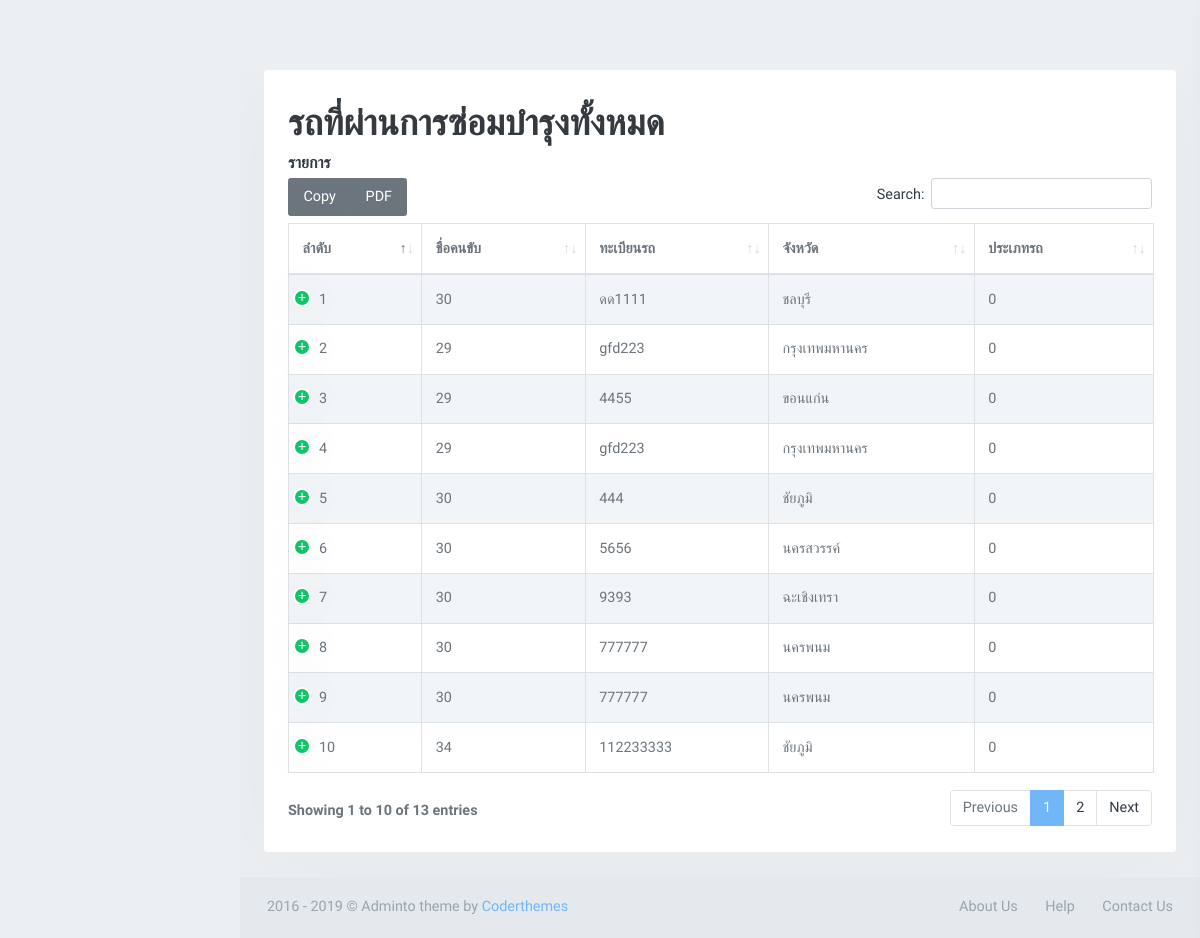
Screenshot of /foreman_maintenance_status.php with the database file from the repository.
### tables this page shows
CREATE TABLE `maintenance` (
  `id` int(3) NOT NULL,
  `detail` varchar(200) NOT NULL,
  `image` varchar(500) NOT NULL,
  `car_id` int(11) NOT NULL,
  `report_id` int(11) NOT NULL,
  `status` varchar(12) NOT NULL
);

CREATE TABLE `car_data` (
  `rec` int(11) NOT NULL,
  `car_id` varchar(30) NOT NULL,
  `car_name_cf` varchar(100) NOT NULL,
  `car_form` varchar(50) NOT NULL,
  `car_plate` varchar(50) NOT NULL,
  `car_province` varchar(100) NOT NULL,
  `car_licenseplatetail` varchar(100) NOT NULL,
  `car_insurance_company` varchar(100) NOT NULL,
  `dateRegis` varchar(50) NOT NULL,
  `dateExTax` varchar(50) NOT NULL,
  `dateExIns` varchar(50) NOT NULL,
  `company_id` varchar(20) NOT NULL,
  `user_update` varchar(30) NOT NULL,
  `car_status` int(5) NOT NULL DEFAULT '0',
  `date_add` datetime NOT NULL,
  `date_update` datetime NOT NULL
);

### foreman_maintenance_status.php (the view, shortened to what this page needs)
<!DOCTYPE html>
<html lang="th">
    <head>
        <link href="assets/libs/datatables/dataTables.bootstrap4.css" rel="stylesheet" type="text/css" />
        <link href="assets/libs/datatables/responsive.bootstrap4.css" rel="stylesheet" type="text/css" />
        <link href="assets/libs/datatables/buttons.bootstrap4.css" rel="stylesheet" type="text/css" />
        <link href="assets/libs/datatables/select.bootstrap4.css" rel="stylesheet" type="text/css" />
        <link href="assets/css/bootstrap.min.css" rel="stylesheet" type="text/css" />
        <link href="assets/css/icons.min.css" rel="stylesheet" type="text/css" />
        <link href="assets/css/app.min.css" rel="stylesheet" type="text/css" />
    </head>
    <?php
    require("foreman_maintenance_topbar.php");
    ?>
    <body>
        <div id="wrapper">
            <div class="content-page">
                <div class="content">
                    <div class="container-fluid">
                        <div class="row">
                            <div class="col-12">
                                <div class="card-box">
                                    <h1>รถที่ผ่านการซ่อมบำรุงทั้งหมด</h1>
                                    <h4 class="mt-0 header-title">รายการ</h4>
                                    <table id="datatable-buttons" class="table table-striped table-bordered dt-responsive nowrap">
                                        <thead>
                                        <tr>
                                            <th>ลำดับ</th>
                                            <th>ชื่อคนขับ</th>
                                            <th>ทะเบียนรถ</th>
                                            <th>จังหวัด</th>
                                            <th>ประเภทรถ</th>
                                        </tr>
                                        </thead>
                                        <tbody>
                                        <?php
                                        $i = 0;
                                          $select  = "SELECT * FROM maintenance AS A
                                                JOIN car_data AS B ON A.car_id=B.rec";
                                          $query = mysqli_query($con,$select);
                                          while($row = mysqli_fetch_array($query)){
                                        ?>
                                          <tr>
                                              <td><?php echo ++$i; ?></td>
                                              <td><?php echo $row['car_name_cf']; ?></td>
                                              <td><?php echo $row['car_plate']; ?></td>
                                              <td><?php echo $row['car_province'];?></td>
                                              <td><?php echo $row['car_status'];?></td>
                                          </tr>
                                        <?php }?>
                                        </tbody>
                                    </table>
                                </div>
                            </div>
                        </div>
                    </div>
                </div>
                <footer class="footer">
                    <div class="container-fluid">
                        <div class="row">
                            <div class="col-md-6">
                               2016 - 2019 &copy; Adminto theme by <a href="">Coderthemes</a>
                            </div>
                            <div class="col-md-6">
                                <div class="text-md-right footer-links d-none d-sm-block">
                                    <a href="javascript:void(0);">About Us</a>
                                    <a href="javascript:void(0);">Help</a>
                                    <a href="javascript:void(0);">Contact Us</a>
                                </div>
                            </div>
                        </div>
                    </div>
                </footer>
            </div>
        </div>
    </body>
</html>

### rows the page displays
maintenance: car_data.car_name_cf "30", car_data.car_plate "ดด1111", car_data.car_province "ชลบุรี", car_data.car_status "0"
maintenance: car_data.car_name_cf "29", car_data.car_plate "gfd223", car_data.car_province "กรุงเทพมหานคร", car_data.car_status "0"
maintenance: car_data.car_name_cf "29", car_data.car_plate "4455", car_data.car_province "ขอนแก่น", car_data.car_status "0"
maintenance: car_data.car_name_cf "29", car_data.car_plate "gfd223", car_data.car_province "กรุงเทพมหานคร", car_data.car_status "0"
maintenance: car_data.car_name_cf "30", car_data.car_plate "444", car_data.car_province "ชัยภูมิ", car_data.car_status "0"
maintenance: car_data.car_name_cf "30", car_data.car_plate "5656", car_data.car_province "นครสวรรค์", car_data.car_status "0"
maintenance: car_data.car_name_cf "30", car_data.car_plate "9393", car_data.car_province "ฉะเชิงเทรา", car_data.car_status "0"
maintenance: car_data.car_name_cf "30", car_data.car_plate "777777", car_data.car_province "นครพนม", car_data.car_status "0"
maintenance: car_data.car_name_cf "30", car_data.car_plate "777777", car_data.car_province "นครพนม", car_data.car_status "0"
maintenance: car_data.car_name_cf "34", car_data.car_plate "112233333", car_data.car_province "ชัยภูมิ", car_data.car_status "0"
